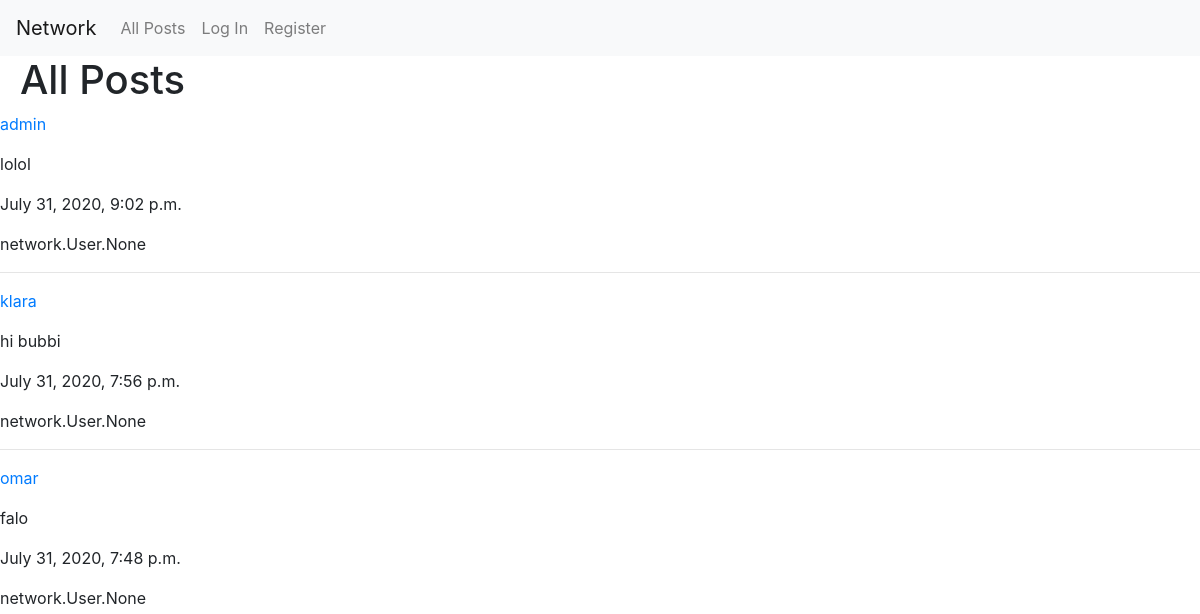
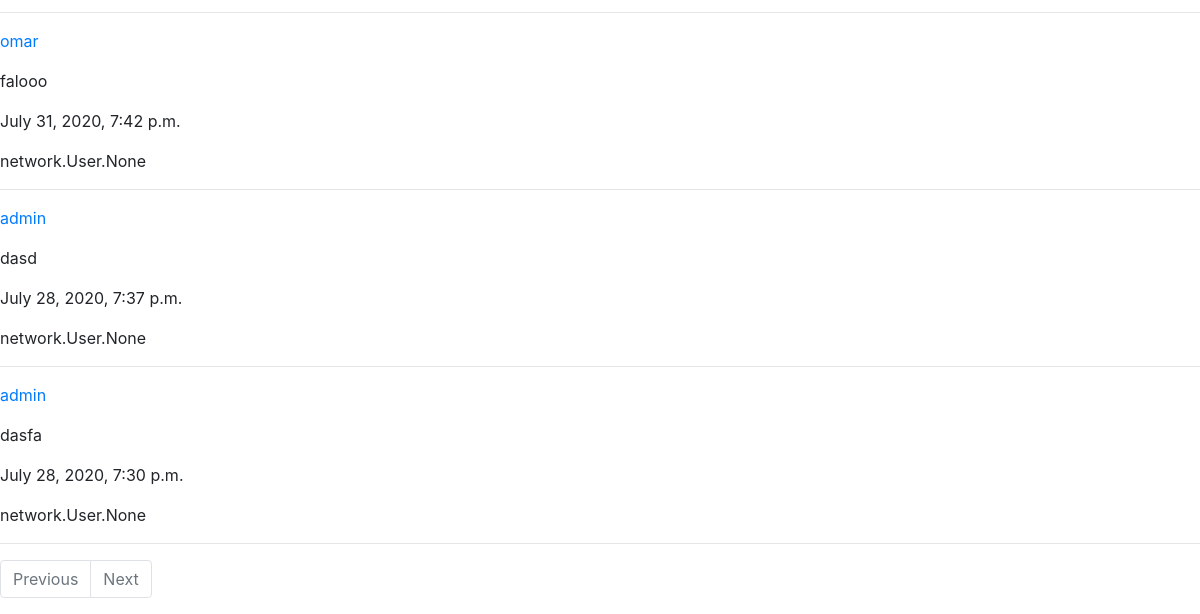
/, run on an earlier commit of the app's database (2 pictures, top to bottom).
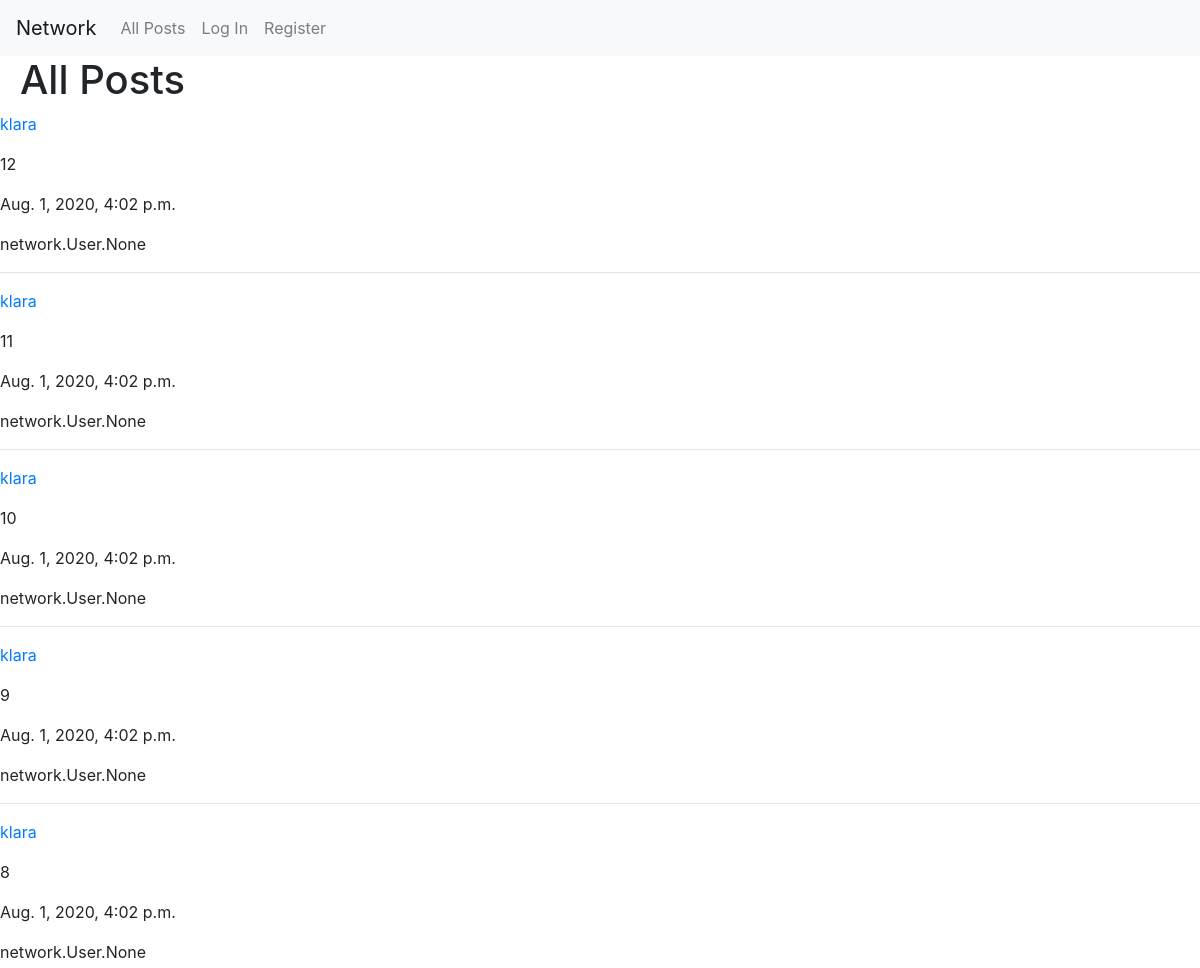
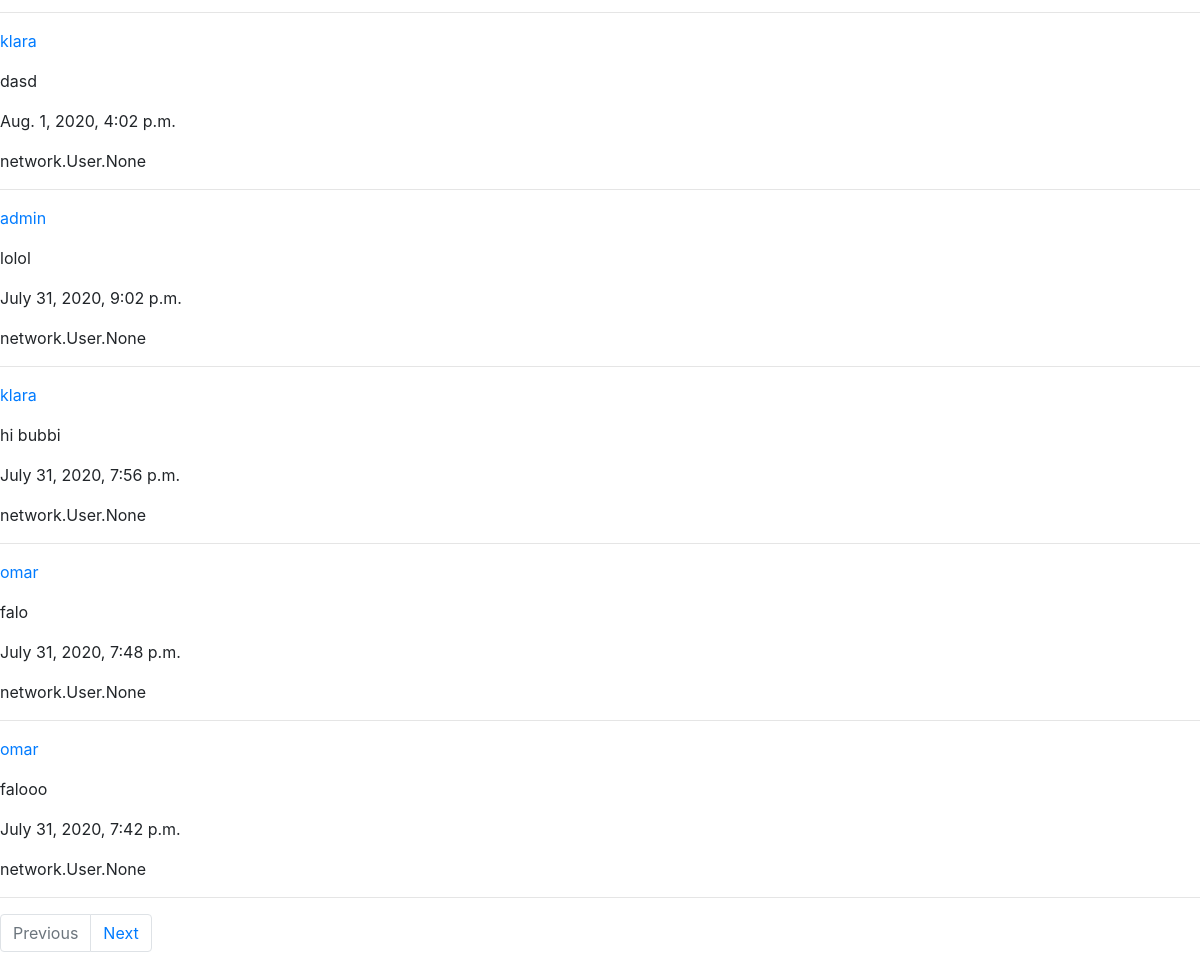
And on a later commit of the database (2 pictures, top to bottom).
### network/models.py (models this page shows)
class Post(models.Model):
    user = models.ForeignKey("User", on_delete=models.CASCADE, related_name="poster")
    body = models.TextField(blank=False)
    timestamp = models.DateTimeField(auto_now_add=True)
    likes = models.ManyToManyField("User", blank=True)

class User(AbstractUser):
    pass

### network/views.py (the view)
# urls.py: path("", views.index, name="index"),
def index(request):
    posts = Post.objects.all().order_by('-timestamp')
    paginated_posts = Paginator(posts, 10)
    page_number = request.GET.get('page')
    page_posts = paginated_posts.get_page(page_number)
    return render(request, "network/index.html", {
        "posts": page_posts,
        "form": PostForm()
    })

### network/templates/network/index.html (shortened to what this page needs)
{% extends "network/layout.html" %}
{% load static %}
{% block body %}
    <h1 class="h1-headings">All Posts</h1>
    <div class="posts-view">
        {% for post in posts %}
            <div class="post" id="post-{{ post.id }}">
                <a href="{% url 'user' post.user.id %}"><p>{{ post.user }}</p></a>
                <p>{{ post.body }}</p>
                <p>{{ post.timestamp }}</p>
                <p>{{ post.likes }}</p>
            </div>
            <hr>
        {% endfor %}
    </div>
    <nav aria-label="Page navigation example">
        <ul class="pagination">
            {% if posts.has_next and posts.has_previous %}
                <li class="page-item"><a class="page-link" href="?page={{ posts.previous_page_number }}">Previous</a></li>
                <li class="page-item"><a class="page-link" href="?page={{ posts.next_page_number }}">Next</a></li>
            {% elif posts.has_next and posts.has_previous is not True %}
                <li class="page-item disabled"><a class="page-link" href="#">Previous</a></li>
                <li class="page-item"><a class="page-link" href="?page={{ posts.next_page_number }}">Next</a></li>
            {% elif posts.has_next is not True and posts.has_previous %}
                <li class="page-item"><a class="page-link" href="?page={{ posts.previous_page_number }}">Previous</a></li>
                <li class="page-item disabled"><a class="page-link" href="#">Next</a></li>
            {% else %}
                <li class="page-item disabled"><a class="page-link" href="#">Previous</a></li>
                <li class="page-item disabled"><a class="page-link" href="#">Next</a></li>
            {% endif %}
        </ul>
      </nav>
{% endblock %}

What changed in the data, as far as the page shows it:
no longer on this page (row unchanged): Post: user "admin", body "dasd", timestamp "July 28, 2020, 7:37 p.m.", likes "network.User.None"
no longer on this page (row unchanged): Post: user "admin", body "dasfa", timestamp "July 28, 2020, 7:30 p.m.", likes "network.User.None"
added Post: user "klara", body "12", timestamp "Aug. 1, 2020, 4:02 p.m.", likes "network.User.None"
added Post: user "klara", body "11", timestamp "Aug. 1, 2020, 4:02 p.m.", likes "network.User.None"
added Post: user "klara", body "10", timestamp "Aug. 1, 2020, 4:02 p.m.", likes "network.User.None"
added Post: user "klara", body "9", timestamp "Aug. 1, 2020, 4:02 p.m.", likes "network.User.None"
added Post: user "klara", body "8", timestamp "Aug. 1, 2020, 4:02 p.m.", likes "network.User.None"
added Post: user "klara", body "dasd", timestamp "Aug. 1, 2020, 4:02 p.m.", likes "network.User.None"
